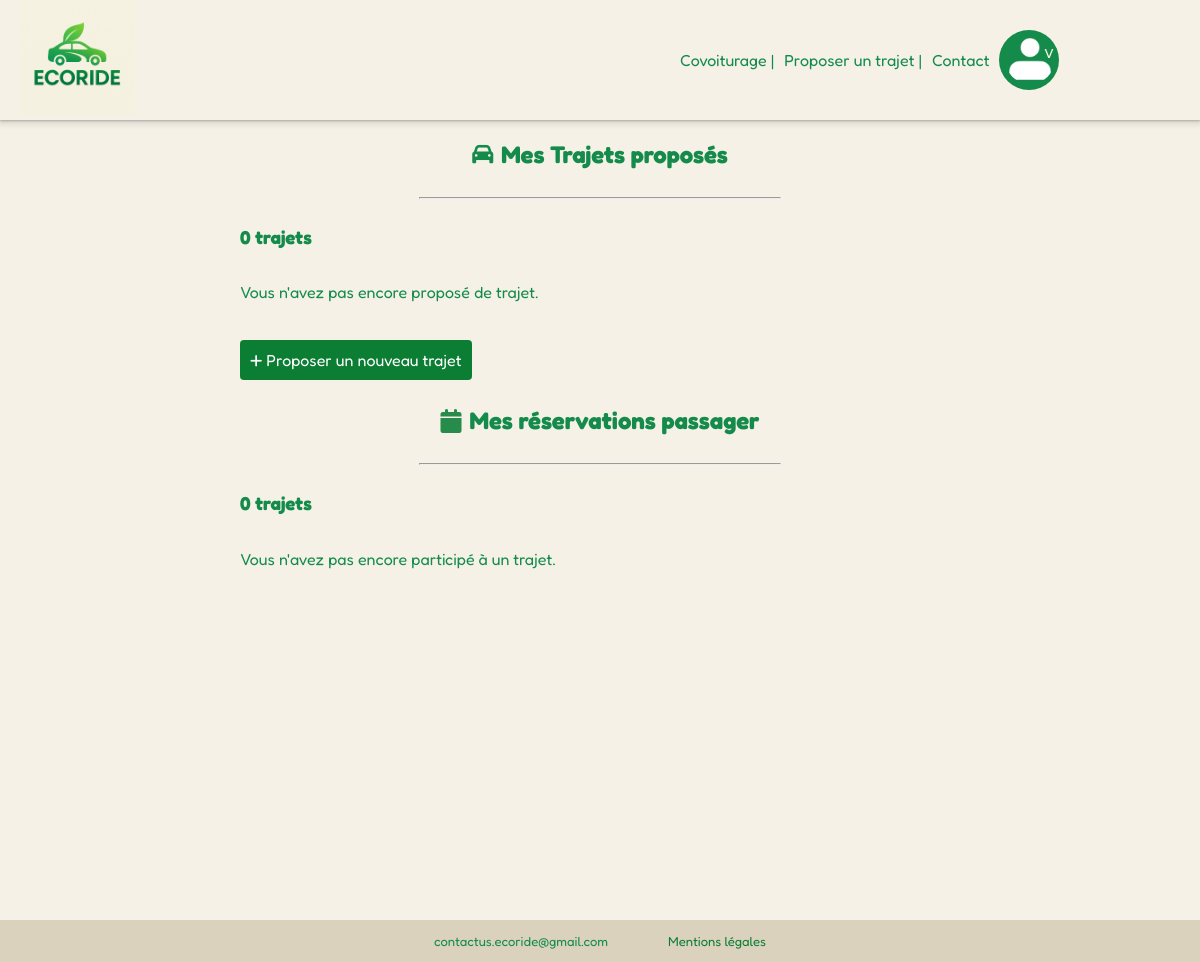
The page /pages/mes_trajets.php (signed in) on the database as committed earlier.
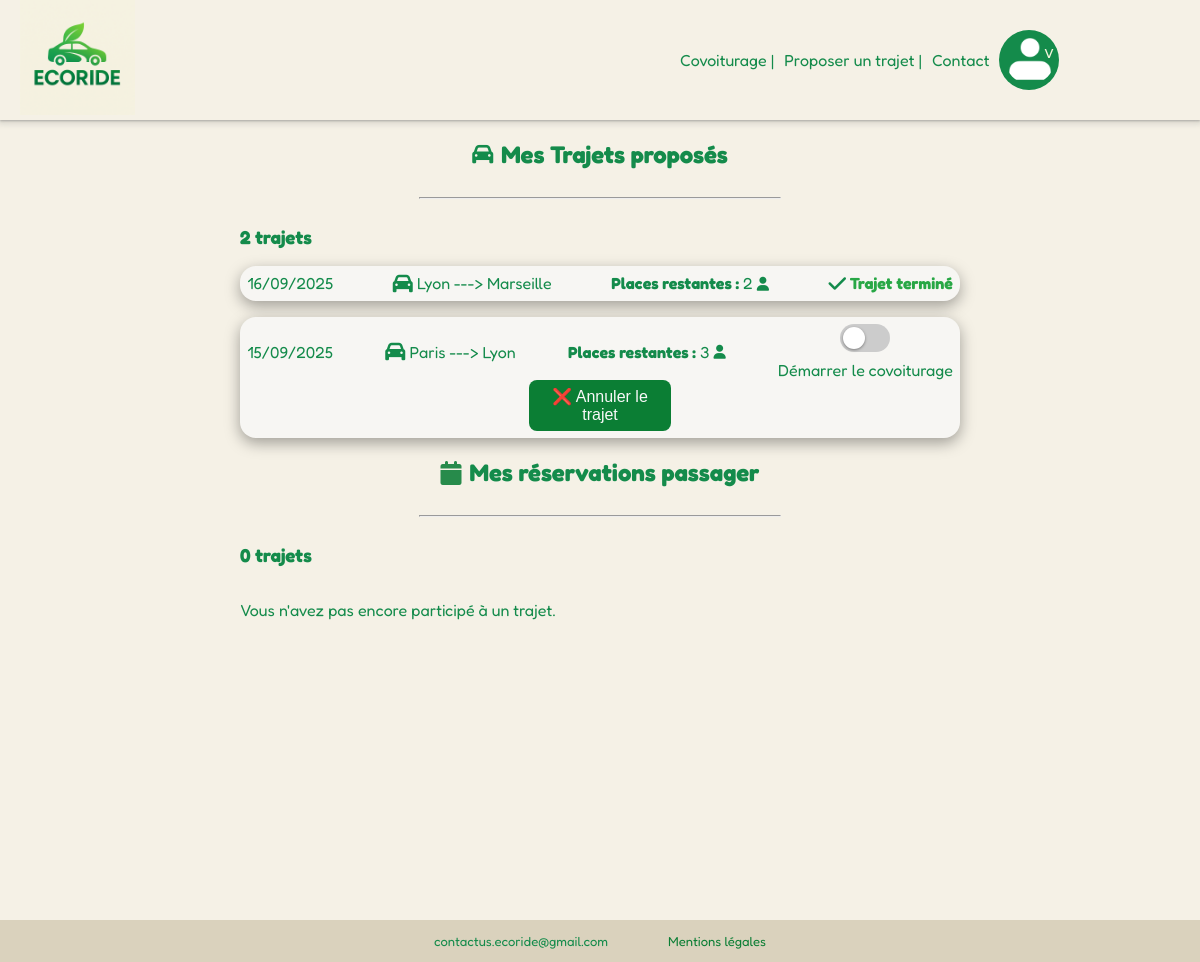
The same page on the database as committed later.
### tables this page shows
CREATE TABLE covoiturage (
    covoiturage_id INT AUTO_INCREMENT PRIMARY KEY,
    date_depart DATE,
    heure_depart TIME,
    lieu_depart VARCHAR(50),
    date_arrivee DATE,
    heure_arrivee TIME,
    lieu_arrivee VARCHAR(50),
    statut ENUM ('non_démarré', 'en_cours', 'terminé') DEFAULT 'non_démarré',
    nb_place INT,
    prix_personne DECIMAL(10,2),
    voiture_id INT,
    conducteur_id INT,
    trajet_Ecologique BOOLEAN,
    Details TEXT,
    FOREIGN KEY (voiture_id) REFERENCES voiture(voiture_id),
    FOREIGN KEY (conducteur_id) REFERENCES users(users_id)
);

### pages/mes_trajets.php (the view, shortened to what this page needs)
<?php
require_once __DIR__ . '/../templates/header.php';
$users_id = $_SESSION['users_id'];
$user_trajets = [];
try {
    $recuptrajet = $bdd->prepare("SELECT c.covoiturage_id, c.date_depart, c.heure_depart, c.lieu_depart, c.lieu_arrivee, c.nb_place, c.statut FROM covoiturage c
                           JOIN voiture v ON c.voiture_id = v.voiture_id WHERE c.conducteur_id = ? ORDER BY c.date_depart DESC, c.heure_depart DESC");
    $recuptrajet->execute([$users_id]);
    $user_trajets = $recuptrajet->fetchAll(PDO::FETCH_ASSOC);
} catch (PDOException $e){
    echo "Erreur lors du chargement des données" .$e->getMessage();
}
$user_reservations = [];
try {
    $recupResa = $bdd->prepare("SELECT r.reservation_id, c.covoiturage_id, c.date_depart, c.heure_depart, c.lieu_depart, c.lieu_arrivee, c.prix_personne, c.statut, u.users_id AS conducteur_id, u.first_name, u.last_name, a.avis_id FROM reservation r JOIN covoiturage c ON r.covoiturage_id = c.covoiturage_id
        JOIN users u ON c.conducteur_id = u.users_id LEFT JOIN avis a ON a.covoiturage_id = c.covoiturage_id AND reviewer_id = r.passager_id WHERE r.passager_id = ? ORDER BY c.date_depart DESC, c.heure_depart DESC");
    $recupResa->execute([$users_id]);
    $user_reservations = $recupResa->fetchAll(PDO::FETCH_ASSOC);
} catch (PDOException $e){
    echo "Erreur lors du chargement des réservations : " .$e->getMessage();
}
?>
<body>
    <main>
        <section class="mesTrajets">
            <div class = "containerTrajet">
                <div class = "trajetResult">
                    <h2 class = titreH2> <i class="fa-solid fa-car fa-sm" style="color: #148b4b;"></i> Mes Trajets proposés </h2>
                    <hr>
                    <div class = "trajet">
                        <h3> <?=count($user_trajets); ?> trajets </h3>
                    </div>
                    <div class = "listeTrajets">
                        <?php if(empty($user_trajets)) : ?>
                            <p> Vous n'avez pas encore proposé de trajet. </p>
                            <p><a href="index.php?page=proposer_trajet"><i class="fa-solid fa-plus fa-sm" style="color: #ffffff;"></i> Proposer un nouveau trajet </a></p>
                        <?php else: ?>
                            <?php foreach ($user_trajets as $trajet) : ?>
                                <div class="historique">
                                    <span class = "detailsTrajet">
                                            <?php
                                                $date = new DateTime($trajet['date_depart']);
                                            ?>
                                            <span class ="date"> <?= $date->format('d/m/Y')?></span>
                                            <span class ="lieu depart_arrivee"><i class="fa-solid fa-car fa-lg" style="color: #148b4b;"></i> <?= ($trajet['lieu_depart'])?> ---> <?=($trajet ['lieu_arrivee'])?></span>
                                            <span><strong>Places restantes :</strong> <?= $trajet['nb_place'] ?> <i class="fa-solid fa-user fa-sm" style="color: #148b4b;"></i></span>
                                        <?php if ($trajet['statut'] === 'terminé') : ?>
                                            <span class="statutTermine"> <i class="fa-solid fa-check fa-lg" style="color: #148b4b;"></i> Trajet terminé </span>
                                        <?php elseif ($trajet['statut'] === 'annulé') : ?>
                                            <span class="statutAnnule"> <i class="fa-solid fa-ban" style="color: #cc1919;"></i> Trajet annulé </span>
                                        <?php else: ?>
                                            <form method="POST" action="index.php?page=statut_covoiturage" class="formStatut">
                                                <?php
                                                    $prochaine_action = 'demarrer';
                                                ?>
                                                <label class="switch">
                                                    <span class="slider"></span>
                                                </label>
                                                <span><?= $prochaine_action === 'demarrer' ? 'Démarrer le covoiturage' : 'Arrivée à destination' ?></span>
                                            </form>
                                    </span>
                                            <form class="formAnnule" method="POST" action="index.php?page=annuler_covoiturage" onsubmit="return confirm('Êtes-vous sûr de vouloir annuler le trajet ?');">
                                                <button type="submit" class="btnAnnuler"> ❌ Annuler le trajet </button>
                                            </form>
                                        <?php endif; ?>
                                </div>
                            <?php endforeach ?>
                        <?php endif; ?>
                    </div>
                </div>
                <div class = "trajetResult">
                    <h2 class="titreH2"><i class="fa-solid fa-calendar" style="color: #278b4b;"></i> Mes réservations passager </h2>
                    <hr>
                    <div class = trajet>
                        <h3> <?=count($user_reservations); ?> trajets </h3>
                    </div>
                    <div class = "listeTrajets">
                        <?php if(empty($user_reservations)) : ?>
                            <p> Vous n'avez pas encore participé à un trajet. </p>
                        <?php endif; ?>
                    </div>
                </div>
            </div>
        </section>
    </main>
</body>

### templates/header.php (shortened to what this page needs)
<!DOCTYPE html>
<html lang="fr">
<head>
    <link rel="stylesheet" href="asset/CSS/style.css">
</head>
<header>
  <nav class="navbar">
    <div class="logo">
      <a href="index.php">
        <img src="asset/images/Logo ECORIDE.png">
      </a>
    </div>
    <div class="link">
      <a href="index.php?page=covoiturages"> Covoiturage |</a>
      <a href="index.php?page=proposer_trajet"> Proposer un trajet |</a>
      <a href="index.php?page=contact"> Contact</a>
      <div class="dropdown">
        <button class="avatar-btn" onclick="toggleMenu()">
          <img src="<?= htmlspecialchars($_SESSION['photo'] ?? 'asset/images/icon-park-solid--people.png') ?>"
               alt="avatar"
               style="width:50px; height:50px; border-radius:50%; object-fit:cover;" />
          <span class="arrow">&#709;</span>
        </button>
      </div>
    </div>
  </nav>
</header>

### asset/CSS/style.css (style rules this page uses)
html, body { height : 100%; margin: 0; }
body { font-family: fredoka; margin: 0; padding: 0; background-color: #F5F1E6; color: #148B4B; display: flex; flex-direction: column; min-height: 100vh; }
main { flex:1; min-height: auto; }
.navbar { height: 120px ; display: flex; justify-content: space-between; box-shadow: rgba(60, 64, 67, 0.3) 0px 1px 2px 0px, rgba(60, 64, 67, 0.15) 0px 2px 6px 2px; }
.logo { margin-left : 20px; height : 120px; width: 120px; }
img { height : 115px; width: max-content; }
.link { display: flex; width: 500px; margin-right: 20px; align-items: center; gap : 2%; }
.link a { text-decoration :none; color: #148B4B; }
h2 { display: flex; justify-content: center; color:#148B4B; }
.titreH2 { display: inline-flex; align-items: center; gap: 8px; }
.dropdown { display: flex; position: relative; width: 60px; height: 60px; }
.avatar-btn { border: none; border-radius: 50%; overflow: hidden; width: 60px; height: 60px; cursor: pointer; background-color: transparent; position: relative; background-color: #148B4B; }
.avatar-btn img { width: 80%; height: 80%; object-fit: cover; }
.arrow { position: absolute; bottom: 25px; right: 0px; font-size: 18px; width: 21px; height: 21px; transition: transform 0.3s ease; pointer-events: none; color: beige; }
label { color: #148B4B; font-weight:bold; }
::placeholder { font-family: inter; font-style: italic; }
a { text-decoration: none; color: #0b7e34; }
hr { width: 50%; }
form { display: flex; margin : 0; flex-direction: column; gap: 8px; }
.mesTrajets { min-height: 100vh; height: 100%; }
.trajetResult { width: 60%; height: 100%; display: flex; flex-direction: column; gap: 3%; }
.trajet { display: flex; justify-content: space-between; }
.listeTrajets { display: flex; flex-direction: column; height: auto; gap: 1em; }
.detailsTrajet { display: flex; justify-content: space-between; align-items: center; width: 100%; }
.formStatut { display: flex; align-items: center; }
.containerTrajet { display: flex; flex-direction: column; align-items: center; width: 100%; height: auto; gap : 5%; }
.historique { background-color: #f7f6f3; border-radius: 1em; padding:1%; box-shadow: rgba(0, 0, 0, 0.35) 0px 5px 15px; }
.formAnnule { align-items: center; }
.btnAnnuler { border-radius: 0.5em; color: #f9f9f9; padding: 1%; cursor: pointer; border: none; width: 20%; text-align: center; font-size: 16px; background-color: #0b7e34; }
.switch { position: relative; display: inline-block; width: 50px; height: 28px; user-select: none; }
.slider { position: absolute; cursor: pointer; top:0; left:0; right:0; bottom: 0; background-color: #ccc; transition: 0.4s; border-radius: 34px; }
.slider:before { position: absolute; content: ""; height: 22px; width: 22px; left: 3px; bottom: 3px; background-color: white; transition: 0.4s; border-radius: 50%; box-shadow: rgba(0, 0, 0, 0.4) 0px 1px 3px; }
.statutTermine { color : #28a745; font-weight: bold; }
footer { display: flex; align-items: center; justify-content: center; gap: 5%; margin-top: auto; color: #148B4B; font-size: small; background-color: #dad2bd; width: 100%; }
.trajetResult p a { background-color: #0b7e34; color: white; padding: 10px; border: none; cursor: pointer; border-radius: 4px; }

Rows that differ between the two databases and show on the page:
now on this page (row edited): covoiturage: date_depart "16/09/2025", lieu_depart "Lyon", lieu_arrivee "Marseille", nb_place "2", statut "terminé" (drawn)
now on this page (row edited): covoiturage: date_depart "15/09/2025", lieu_depart "Paris", lieu_arrivee "Lyon", nb_place "3", statut "Démarrer le covoiturage"
Other text that changed with them:
count($user_trajets): "0" → "2"
text no longer shown: "Vous n'avez pas encore proposé de trajet. Proposer un nouveau trajet"
